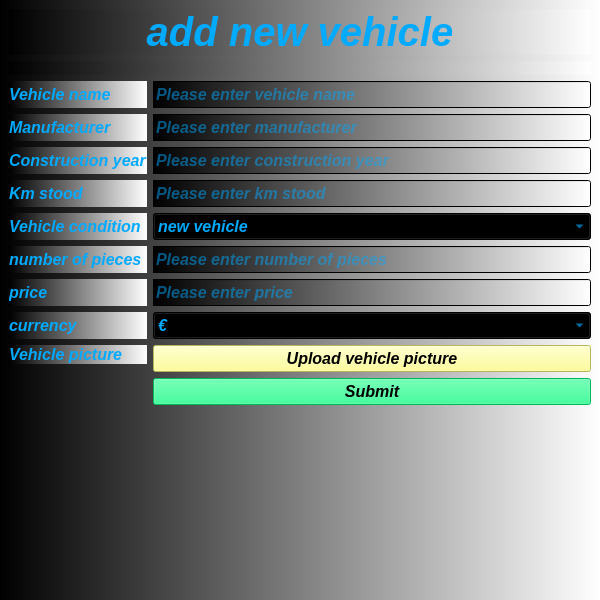
<?xml version="1.0" encoding="UTF-8"?>
<ui version="4.0">
 <class>AddNewVehicle</class>
 <widget class="QMainWindow" name="AddNewVehicle">
  <property name="geometry">
   <rect>
    <x>0</x>
    <y>0</y>
    <width>600</width>
    <height>600</height>
   </rect>
  </property>
  <property name="font">
   <font>
    <pointsize>12</pointsize>
    <italic>true</italic>
    <bold>true</bold>
   </font>
  </property>
  <property name="windowTitle">
   <string>Add New Vehicle</string>
  </property>
  <property name="toolTip">
   <string>Add New Vehicle</string>
  </property>
  <property name="styleSheet">
   <string notr="true">color: rgb(0, 170, 255);
background-color: qlineargradient(spread:pad, x1:0, y1:0, x2:1, y2:0, stop:0 rgba(0, 0, 0, 255), stop:1 rgba(255, 255, 255, 255));</string>
  </property>
  <widget class="QWidget" name="centralwidget">
   <layout class="QGridLayout" name="gridLayout_3">
    <item row="0" column="0">
     <layout class="QGridLayout" name="gridLayout">
      <item row="0" column="0">
       <widget class="QLabel" name="label">
        <property name="font">
         <font>
          <pointsize>30</pointsize>
          <italic>true</italic>
          <bold>true</bold>
         </font>
        </property>
        <property name="text">
         <string>add new vehicle</string>
        </property>
        <property name="alignment">
         <set>Qt::AlignCenter</set>
        </property>
       </widget>
      </item>
      <item row="1" column="0">
       <widget class="QLabel" name="label_pictureAddNewVehicle">
        <property name="text">
         <string/>
        </property>
        <property name="alignment">
         <set>Qt::AlignCenter</set>
        </property>
       </widget>
      </item>
     </layout>
    </item>
    <item row="1" column="0">
     <layout class="QGridLayout" name="gridLayout_2">
      <item row="0" column="0">
       <widget class="QLabel" name="label_3">
        <property name="font">
         <font>
          <pointsize>12</pointsize>
          <italic>true</italic>
          <bold>true</bold>
         </font>
        </property>
        <property name="text">
         <string>Vehicle name</string>
        </property>
       </widget>
      </item>
      <item row="0" column="1">
       <widget class="QLineEdit" name="lineEditVehicleNameAddNewVehicle">
        <property name="font">
         <font>
          <pointsize>12</pointsize>
          <italic>true</italic>
          <bold>true</bold>
         </font>
        </property>
        <property name="placeholderText">
         <string>Please enter vehicle name</string>
        </property>
       </widget>
      </item>
      <item row="1" column="0">
       <widget class="QLabel" name="label_4">
        <property name="font">
         <font>
          <pointsize>12</pointsize>
          <italic>true</italic>
          <bold>true</bold>
         </font>
        </property>
        <property name="text">
         <string>Manufacturer</string>
        </property>
       </widget>
      </item>
      <item row="1" column="1">
       <widget class="QLineEdit" name="lineEditManufacturerAddNewVehicle">
        <property name="font">
         <font>
          <pointsize>12</pointsize>
          <italic>true</italic>
          <bold>true</bold>
         </font>
        </property>
        <property name="placeholderText">
         <string>Please enter manufacturer</string>
        </property>
       </widget>
      </item>
      <item row="2" column="0">
       <widget class="QLabel" name="label_5">
        <property name="font">
         <font>
          <pointsize>12</pointsize>
          <italic>true</italic>
          <bold>true</bold>
         </font>
        </property>
        <property name="text">
         <string>Construction year</string>
        </property>
       </widget>
      </item>
      <item row="2" column="1">
       <widget class="QLineEdit" name="lineEditConnstructionYearAddNewVehicle">
        <property name="font">
         <font>
          <pointsize>12</pointsize>
          <italic>true</italic>
          <bold>true</bold>
         </font>
        </property>
        <property name="placeholderText">
         <string>Please enter construction year</string>
        </property>
       </widget>
      </item>
      <item row="3" column="0">
       <widget class="QLabel" name="label_6">
        <property name="font">
         <font>
          <pointsize>12</pointsize>
          <italic>true</italic>
          <bold>true</bold>
         </font>
        </property>
        <property name="text">
         <string>Km stood</string>
        </property>
       </widget>
      </item>
      <item row="3" column="1">
       <widget class="QLineEdit" name="lineEditKmStoodAddNewVehicle">
        <property name="font">
         <font>
          <pointsize>12</pointsize>
          <italic>true</italic>
          <bold>true</bold>
         </font>
        </property>
        <property name="placeholderText">
         <string>Please enter km stood</string>
        </property>
       </widget>
      </item>
      <item row="4" column="0">
       <widget class="QLabel" name="label_7">
        <property name="font">
         <font>
          <pointsize>12</pointsize>
          <italic>true</italic>
          <bold>true</bold>
         </font>
        </property>
        <property name="text">
         <string>Vehicle condition</string>
        </property>
       </widget>
      </item>
      <item row="4" column="1">
       <widget class="QComboBox" name="comboBox_VehicleConditionAddNewVehicle">
        <property name="font">
         <font>
          <pointsize>12</pointsize>
          <italic>true</italic>
          <bold>true</bold>
         </font>
        </property>
        <item>
         <property name="text">
          <string>new vehicle</string>
         </property>
        </item>
        <item>
         <property name="text">
          <string>used vehicle</string>
         </property>
        </item>
       </widget>
      </item>
      <item row="5" column="0">
       <widget class="QLabel" name="label_8">
        <property name="font">
         <font>
          <pointsize>12</pointsize>
          <italic>true</italic>
          <bold>true</bold>
         </font>
        </property>
        <property name="text">
         <string>number of pieces</string>
        </property>
       </widget>
      </item>
      <item row="5" column="1">
       <widget class="QLineEdit" name="lineEditNumberOfPiecesAddNewVehicle">
        <property name="font">
         <font>
          <pointsize>12</pointsize>
          <italic>true</italic>
          <bold>true</bold>
         </font>
        </property>
        <property name="placeholderText">
         <string>Please enter number of pieces</string>
        </property>
       </widget>
      </item>
      <item row="6" column="0">
       <widget class="QLabel" name="label_9">
        <property name="font">
         <font>
          <pointsize>12</pointsize>
          <italic>true</italic>
          <bold>true</bold>
         </font>
        </property>
        <property name="text">
         <string>price</string>
        </property>
       </widget>
      </item>
      <item row="6" column="1">
       <widget class="QLineEdit" name="lineEditPriceAddNewVehicle">
        <property name="font">
         <font>
          <pointsize>12</pointsize>
          <italic>true</italic>
          <bold>true</bold>
         </font>
        </property>
        <property name="placeholderText">
         <string>Please enter price</string>
        </property>
       </widget>
      </item>
      <item row="7" column="0">
       <widget class="QLabel" name="label_10">
        <property name="font">
         <font>
          <pointsize>12</pointsize>
          <italic>true</italic>
          <bold>true</bold>
         </font>
        </property>
        <property name="text">
         <string>currency</string>
        </property>
       </widget>
      </item>
      <item row="7" column="1">
       <widget class="QComboBox" name="comboBox_CurrencyAddNewVehicle">
        <property name="font">
         <font>
          <pointsize>12</pointsize>
          <italic>true</italic>
          <bold>true</bold>
         </font>
        </property>
        <item>
         <property name="text">
          <string>€</string>
         </property>
        </item>
        <item>
         <property name="text">
          <string>$</string>
         </property>
        </item>
       </widget>
      </item>
      <item row="8" column="0">
       <widget class="QLabel" name="label_11">
        <property name="font">
         <font>
          <pointsize>12</pointsize>
          <italic>true</italic>
          <bold>true</bold>
         </font>
        </property>
        <property name="text">
         <string>Vehicle picture</string>
        </property>
       </widget>
      </item>
      <item row="8" column="1" rowspan="2">
       <widget class="QPushButton" name="pushButton_UploadVehiclePictureAddNewVehicle">
        <property name="font">
         <font>
          <pointsize>12</pointsize>
          <italic>true</italic>
          <bold>true</bold>
         </font>
        </property>
        <property name="styleSheet">
         <string notr="true">color: rgb(0, 0, 0);
background-color: rgb(255, 255, 127);</string>
        </property>
        <property name="text">
         <string>Upload vehicle picture</string>
        </property>
       </widget>
      </item>
      <item row="9" column="0" rowspan="2">
       <spacer name="verticalSpacer_2">
        <property name="orientation">
         <enum>Qt::Vertical</enum>
        </property>
        <property name="sizeHint" stdset="0">
         <size>
          <width>20</width>
          <height>40</height>
         </size>
        </property>
       </spacer>
      </item>
      <item row="10" column="1">
       <widget class="QPushButton" name="pushButton_SubmitAddNewVehicle">
        <property name="font">
         <font>
          <pointsize>12</pointsize>
          <italic>true</italic>
          <bold>true</bold>
         </font>
        </property>
        <property name="styleSheet">
         <string notr="true">color: rgb(0, 0, 0);
background-color: rgb(0, 255, 127);</string>
        </property>
        <property name="text">
         <string>Submit</string>
        </property>
       </widget>
      </item>
      <item row="11" column="1">
       <spacer name="verticalSpacer">
        <property name="orientation">
         <enum>Qt::Vertical</enum>
        </property>
        <property name="sizeHint" stdset="0">
         <size>
          <width>20</width>
          <height>40</height>
         </size>
        </property>
       </spacer>
      </item>
     </layout>
    </item>
   </layout>
  </widget>
  <widget class="QMenuBar" name="menubar">
   <property name="geometry">
    <rect>
     <x>0</x>
     <y>0</y>
     <width>600</width>
     <height>33</height>
    </rect>
   </property>
  </widget>
 </widget>
 <resources/>
 <connections/>
</ui>
